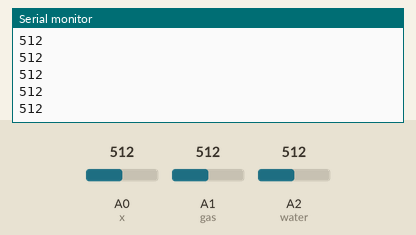
This sketch was run on a simulated Arduino Uno, built with avr-gcc and run on an emulated ATmega328P. Parts: the last lines printed to the serial monitor. Inputs (shaded band) come from the test bench; at power-on: A0 (x) = 512, A1 (gas) = 512, A2 (water) = 512. The modem accepts every AT command (registered, SIM ready, sends succeed) and sends nothing else.

Above: at 2.0 s.
2.1 s: A0 (x) set to 535
At 2.66 s:
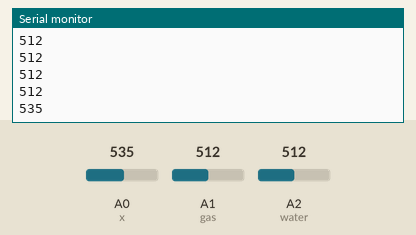
3.8 s: A1 (gas) set to 716
At 4.7 s:
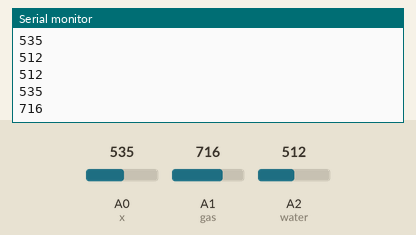
5.5 s: A2 (water) set to 306
At 5.52 s:
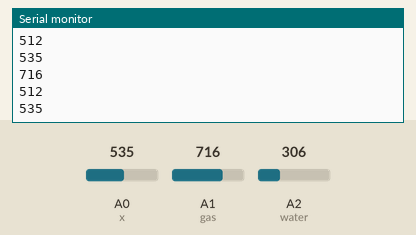
7.2 s: A2 (water) set to 290
At 8.0 s:
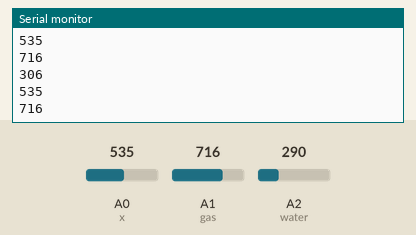
8.9 s: A0 (x) set to 515
At 9.5 s:
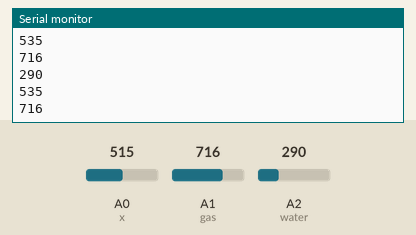
10.6 s: A1 (gas) set to 900
At 11.4 s:
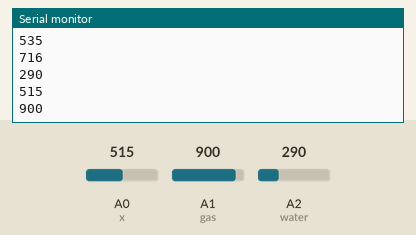
Timing chart, 0 to 13.3 s (numbered marks = the images above; inputs shaded):
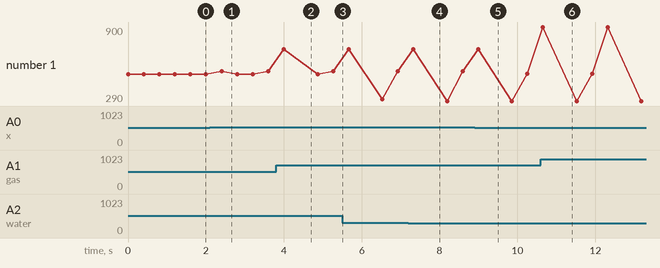

Measured:
- after the input at 2.1 s, the serial monitor: prints a new line after 0.30 s (image 1)
- after the input at 3.8 s, the serial monitor: prints a new line after 0.20 s (image 2)
- after the input at 10.6 s, the serial monitor: prints a new line after 0.06 s (image 6)
- plotted number 1: 512 → 535 after the input at 2.1 s, 535 → 515 after the input at 8.9 s

The sketch:

Smart_Manhole_Arduino_Code.ino
```cpp
#include<SoftwareSerial.h>
SoftwareSerial gsm(10, 11);

//Pin configuration
int x = A0;                        //For X axis in accelerometer
int gas = A1;                      //Fire detector
int water = A2;                    //Flood detector

//Initialize the Threshold
int x_Threshold = 300;
int gas_Threshold = 525 ;
int overflow_Threshold = 225;

void setup()
{
  gsm.begin(9600);
  pinMode(x , INPUT);
  pinMode(water , INPUT);
  pinMode(gas , INPUT);
  Serial.begin(9600);
}

void loop()
{
  //Code for Landslide detection
  int valx = analogRead(x);
  Serial.println(valx);
  delay(400);
  if (valx <= x_Threshold) {
    gsm.println("AT+CMGF=1");
    delay(100);
    gsm.println("AT+CMGS=\"+917338115820\"\r"); //replace x by your number
    delay(100);
    gsm.println("Manhole Coverage Tilted");
    delay(100);
    gsm.println((char)26);
    delay(100);
  }

  //Code for Gas Detection
  int gasval = analogRead(gas);
  Serial.println(gasval);
  delay(400);
  if (gasval >= gas_Threshold) {
    gsm.println("AT+CMGF=1");
    delay(100);
    gsm.println("AT+CMGS=\"+917338115820\"\r"); //replace x by your number
    delay(100);
    gsm.println("High level of Gas");
    delay(100);
    gsm.println((char)26);
    delay(100);
  }

  //Code for Overflow detection
  int waterval = analogRead(water);
  Serial.println(waterval);
  delay(400);
  if (waterval <= overflow_Threshold) {
    gsm.println("AT+CMGF=1");
    delay(100);
    gsm.println("AT+CMGS=\"+917338115820\"\r"); //replace x by your number
    delay(100);
    gsm.println("Water level High");
    delay(100);
    gsm.println((char)26);
    delay(100);
  }
}
```
